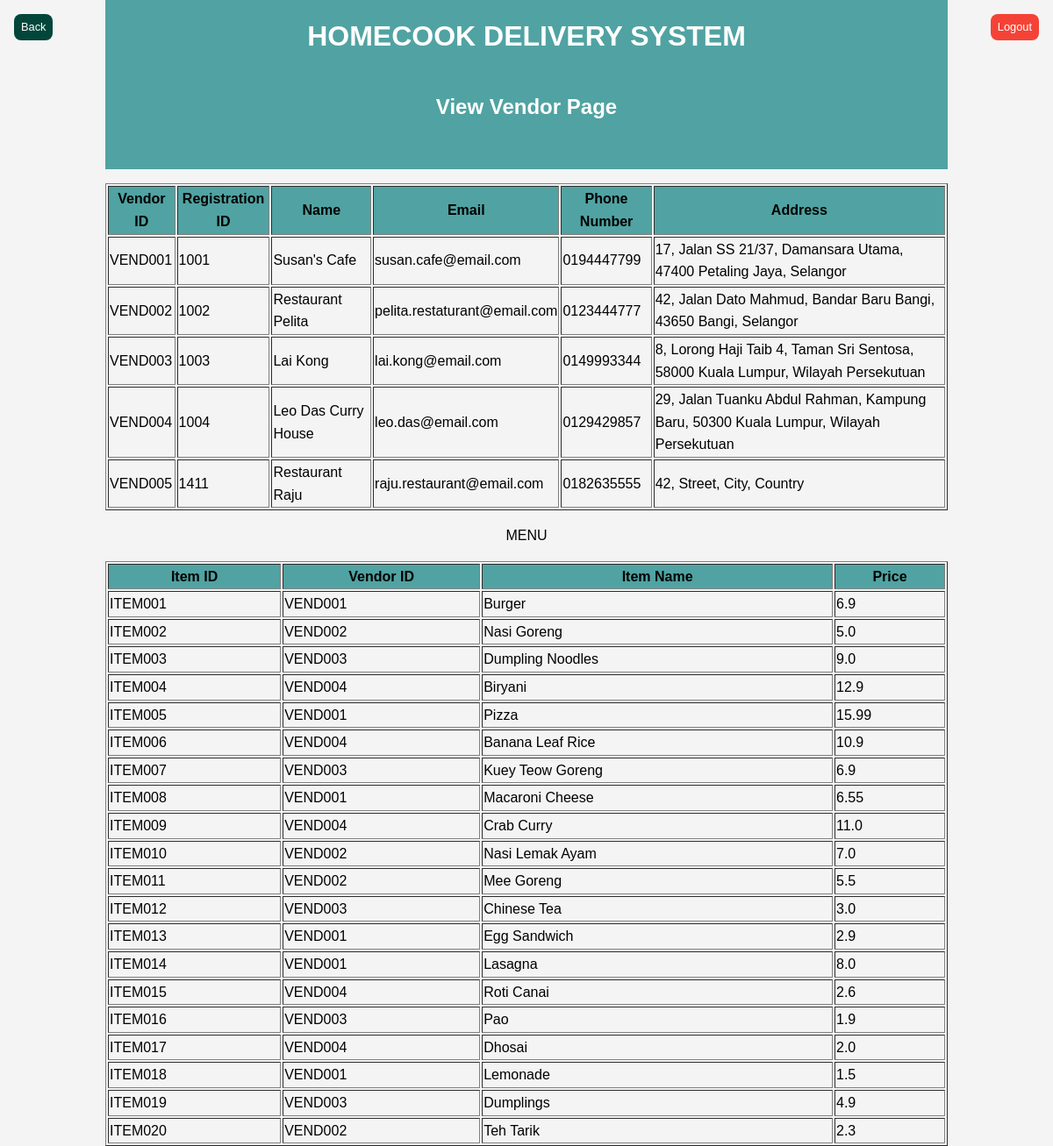
Page /ViewVendor on the committed database.
### app.py (models this page shows)
class Vendor(db.Model):
    VendorID = db.Column(db.String(10), primary_key=True)
    RegistrationID = db.Column(db.String(10), nullable=False)
    Name = db.Column(db.String(50), nullable=False)
    Email = db.Column(db.String(100), nullable=False)
    PhoneNumber = db.Column(db.String(20), nullable=False)
    Address = db.Column(db.String(200), nullable=False)
    Password = db.Column(db.String(20), nullable=False)
    Status = db.Column(db.String(10), nullable=False)

class Item(db.Model):
    ItemID = db.Column(db.String(10), primary_key=True)
    VendorID = db.Column(db.String(10), nullable=False)
    ItemName = db.Column(db.String(50), nullable=False)
    ItemPrice = db.Column(db.Double, nullable=False)
    Availability = db.Column(db.Boolean, nullable=False)

### app.py (the view)
@app.route('/ViewVendor')
def view_vendor():
    vendors = Vendor.query.all()
    items = Item.query.all()
    return render_template('ViewVendor.html', vendors=vendors, items=items)

### templates/ViewVendor.html (shortened to what this page needs)
<!DOCTYPE html>
<html lang="en">
<head>
</head>
<body>
    <div class="container">
        <div class="header">
            <h1>HOMECOOK DELIVERY SYSTEM</h1>
            <div class="header">
                <h2>View Vendor Page</h2>
            </div>
        </div>
        <a href="/logout" class="logout-button">Logout</a>
        <a href="{{ url_for('home') }}" class="Back-button"> Back</a>
        <table border="1">
            <thead style="background-color: #50a3a2;">
                <tr>
                    <th>Vendor ID</th>
                    <th>Registration ID</th>
                    <th>Name</th>
                    <th>Email</th>
                    <th>Phone Number</th>
                    <th>Address</th>
                </tr>
            </thead>
            <tbody>
                {% for vendor in vendors %}
                <tr>
                    <td>{{ vendor.VendorID }}</td>
                    <td>{{ vendor.RegistrationID }}</td>
                    <td>{{ vendor.Name }}</td>
                    <td>{{ vendor.Email }}</td>
                    <td>{{ vendor.PhoneNumber }}</td>
                    <td>{{ vendor.Address }}</td>
                </tr>
                {% endfor %}
            </tbody>
        </table>
        <p>MENU</p>
        <table border="1" style="width: 100%;">
            <thead style="background-color: #50a3a2;">
                <tr>
                    <th>Item ID</th>
                    <th>Vendor ID</th>
                    <th>Item Name</th>
                    <th>Price</th>
                </tr>
            </thead>
            <tbody>
                {% for item in items %}
                <tr>
                    <td>{{ item.ItemID }}</td>
                    <td>{{ item.VendorID }}</td>
                    <td>{{ item.ItemName }}</td>
                    <td>{{ item.ItemPrice }}</td>
                </tr>
                {% endfor %}
            </tbody>
        </table>
    </div>
</body>
</html>

### templates/ViewVendor.html (style rules this page uses)
body { font-family: Arial, sans-serif; line-height: 1.6; background-color: #f4f4f4; margin: 0; padding: 0; }
.container { width: 80%; margin: 0 auto; overflow: hidden; }
.header { background-color: #50a3a2; color: white; padding: 1rem; text-align: center; }
.header h1 { margin: 0; }
.logout-button { background-color: #f44336; color: white; padding: 0.3rem 0.5rem; border-radius: 8px; cursor: pointer; text-align: center; text-decoration: none; font-size: 0.8rem; display: inline-block; position: absolute; top: 1rem; right: 1rem; }
.Back-button { background-color: #04453a; color: white; padding: 0.3rem 0.5rem; border-radius: 8px; cursor: pointer; text-align: center; text-decoration: none; font-size: 0.8rem; display: inline-block; position: absolute; top: 1rem; left: 1rem; }
p { text-align: center; }

### rows in the picture
Vendor: VendorID "VEND001", RegistrationID "1001", Name "Susan's Cafe", Email "susan.cafe@email.com", PhoneNumber "0194447799", Address "17, Jalan SS 21/37, Damansara Utama, 47400 Petaling Jaya, Selangor"
Vendor: VendorID "VEND002", RegistrationID "1002", Name "Restaurant Pelita", Email "pelita.restaturant@email.com", PhoneNumber "0123444777", Address "42, Jalan Dato Mahmud, Bandar Baru Bangi, 43650 Bangi, Selangor"
Vendor: VendorID "VEND003", RegistrationID "1003", Name "Lai Kong", Email "lai.kong@email.com", PhoneNumber "0149993344", Address "8, Lorong Haji Taib 4, Taman Sri Sentosa, 58000 Kuala Lumpur, Wilayah Persekutuan"
Vendor: VendorID "VEND004", RegistrationID "1004", Name "Leo Das Curry House", Email "leo.das@email.com", PhoneNumber "0129429857", Address "29, Jalan Tuanku Abdul Rahman, Kampung Baru, 50300 Kuala Lumpur, Wilayah Persekutuan"
Vendor: VendorID "VEND005", RegistrationID "1411", Name "Restaurant Raju", Email "raju.restaurant@email.com", PhoneNumber "0182635555", Address "42, Street, City, Country"
Item: ItemID "ITEM001", VendorID "VEND001", ItemName "Burger", ItemPrice "6.9"
Item: ItemID "ITEM002", VendorID "VEND002", ItemName "Nasi Goreng", ItemPrice "5.0"
Item: ItemID "ITEM003", VendorID "VEND003", ItemName "Dumpling Noodles", ItemPrice "9.0"
Item: ItemID "ITEM004", VendorID "VEND004", ItemName "Biryani", ItemPrice "12.9"
Item: ItemID "ITEM005", VendorID "VEND001", ItemName "Pizza", ItemPrice "15.99"
Item: ItemID "ITEM006", VendorID "VEND004", ItemName "Banana Leaf Rice", ItemPrice "10.9"
Item: ItemID "ITEM007", VendorID "VEND003", ItemName "Kuey Teow Goreng", ItemPrice "6.9"
Item: ItemID "ITEM008", VendorID "VEND001", ItemName "Macaroni Cheese", ItemPrice "6.55"
Item: ItemID "ITEM009", VendorID "VEND004", ItemName "Crab Curry", ItemPrice "11.0"
Item: ItemID "ITEM010", VendorID "VEND002", ItemName "Nasi Lemak Ayam", ItemPrice "7.0"
Item: ItemID "ITEM011", VendorID "VEND002", ItemName "Mee Goreng", ItemPrice "5.5"
Item: ItemID "ITEM012", VendorID "VEND003", ItemName "Chinese Tea", ItemPrice "3.0"
Item: ItemID "ITEM013", VendorID "VEND001", ItemName "Egg Sandwich", ItemPrice "2.9"
Item: ItemID "ITEM014", VendorID "VEND001", ItemName "Lasagna", ItemPrice "8.0"
Item: ItemID "ITEM015", VendorID "VEND004", ItemName "Roti Canai", ItemPrice "2.6"
Item: ItemID "ITEM016", VendorID "VEND003", ItemName "Pao", ItemPrice "1.9"
Item: ItemID "ITEM017", VendorID "VEND004", ItemName "Dhosai", ItemPrice "2.0"
Item: ItemID "ITEM018", VendorID "VEND001", ItemName "Lemonade", ItemPrice "1.5"
Item: ItemID "ITEM019", VendorID "VEND003", ItemName "Dumplings", ItemPrice "4.9"
Item: ItemID "ITEM020", VendorID "VEND002", ItemName "Teh Tarik", ItemPrice "2.3"
